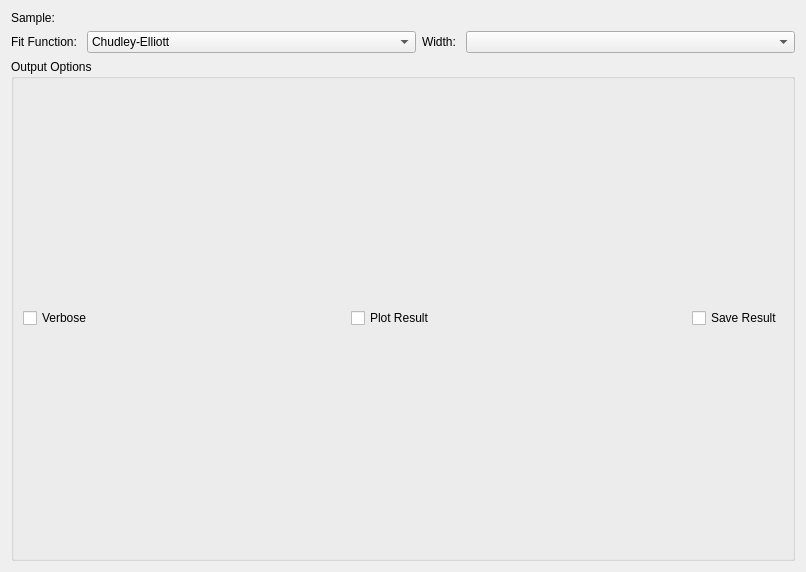
<?xml version="1.0" encoding="UTF-8"?>
<ui version="4.0">
 <class>JumpFit</class>
 <widget class="QWidget" name="JumpFit">
  <property name="geometry">
   <rect>
    <x>0</x>
    <y>0</y>
    <width>806</width>
    <height>572</height>
   </rect>
  </property>
  <property name="windowTitle">
   <string>Form</string>
  </property>
  <layout class="QVBoxLayout" name="verticalLayout">
   <item>
    <layout class="QGridLayout" name="gridLayout">
     <item row="0" column="0">
      <widget class="QLabel" name="lblSample">
       <property name="text">
        <string>Sample: </string>
       </property>
      </widget>
     </item>
     <item row="0" column="1" colspan="3">
      <widget class="MantidQt::MantidWidgets::DataSelector" name="dsSample">
       <property name="sizePolicy">
        <sizepolicy hsizetype="Minimum" vsizetype="Fixed">
         <horstretch>0</horstretch>
         <verstretch>0</verstretch>
        </sizepolicy>
       </property>
       <property name="loadLabelText" stdset="0">
        <string>Plot</string>
       </property>
       <property name="workspaceSuffixes" stdset="0">
        <stringlist>
         <string>_Result</string>
        </stringlist>
       </property>
       <property name="fileBrowserSuffixes" stdset="0">
        <stringlist>
         <string>_Result.nxs</string>
        </stringlist>
       </property>
      </widget>
     </item>
     <item row="1" column="3">
      <widget class="QComboBox" name="cbWidth"/>
     </item>
     <item row="1" column="1">
      <widget class="QComboBox" name="cbFunction">
       <item>
        <property name="text">
         <string>Chudley-Elliott</string>
        </property>
       </item>
       <item>
        <property name="text">
         <string>Hall-Ross</string>
        </property>
       </item>
       <item>
        <property name="text">
         <string>Fick Diffusion</string>
        </property>
       </item>
       <item>
        <property name="text">
         <string>Teixeira Water</string>
        </property>
       </item>
      </widget>
     </item>
     <item row="1" column="2">
      <widget class="QLabel" name="lblWidth">
       <property name="sizePolicy">
        <sizepolicy hsizetype="Fixed" vsizetype="Preferred">
         <horstretch>0</horstretch>
         <verstretch>0</verstretch>
        </sizepolicy>
       </property>
       <property name="text">
        <string>Width: </string>
       </property>
      </widget>
     </item>
     <item row="1" column="0">
      <widget class="QLabel" name="lblFunc">
       <property name="sizePolicy">
        <sizepolicy hsizetype="Fixed" vsizetype="Preferred">
         <horstretch>0</horstretch>
         <verstretch>0</verstretch>
        </sizepolicy>
       </property>
       <property name="text">
        <string>Fit Function: </string>
       </property>
      </widget>
     </item>
    </layout>
   </item>
   <item>
    <layout class="QGridLayout" name="gridLayout_2"/>
   </item>
   <item>
    <layout class="QHBoxLayout" name="horizontalLayout_3">
     <item>
      <layout class="QVBoxLayout" name="treeSpace"/>
     </item>
     <item>
      <layout class="QVBoxLayout" name="plotSpace"/>
     </item>
    </layout>
   </item>
   <item>
    <layout class="QHBoxLayout" name="horizontalLayout_44">
     <item>
      <widget class="QGroupBox" name="gbOutput">
       <property name="title">
        <string>Output Options</string>
       </property>
       <layout class="QHBoxLayout" name="horizontalLayout">
        <item>
         <widget class="QCheckBox" name="chkVerbose">
          <property name="enabled">
           <bool>true</bool>
          </property>
          <property name="text">
           <string>Verbose</string>
          </property>
         </widget>
        </item>
        <item>
         <spacer name="horizontalSpacer_17">
          <property name="orientation">
           <enum>Qt::Horizontal</enum>
          </property>
          <property name="sizeHint" stdset="0">
           <size>
            <width>40</width>
            <height>20</height>
           </size>
          </property>
         </spacer>
        </item>
        <item>
         <widget class="QCheckBox" name="chkPlot">
          <property name="text">
           <string>Plot Result</string>
          </property>
         </widget>
        </item>
        <item>
         <spacer name="horizontalSpacer_18">
          <property name="orientation">
           <enum>Qt::Horizontal</enum>
          </property>
          <property name="sizeHint" stdset="0">
           <size>
            <width>40</width>
            <height>20</height>
           </size>
          </property>
         </spacer>
        </item>
        <item>
         <widget class="QCheckBox" name="chkSave">
          <property name="text">
           <string>Save Result</string>
          </property>
         </widget>
        </item>
       </layout>
      </widget>
     </item>
    </layout>
   </item>
  </layout>
 </widget>
 <customwidgets>
  <customwidget>
   <class>MantidQt::MantidWidgets::DataSelector</class>
   <extends>QWidget</extends>
   <header>MantidQtMantidWidgets/DataSelector.h</header>
  </customwidget>
 </customwidgets>
 <resources/>
 <connections/>
</ui>
